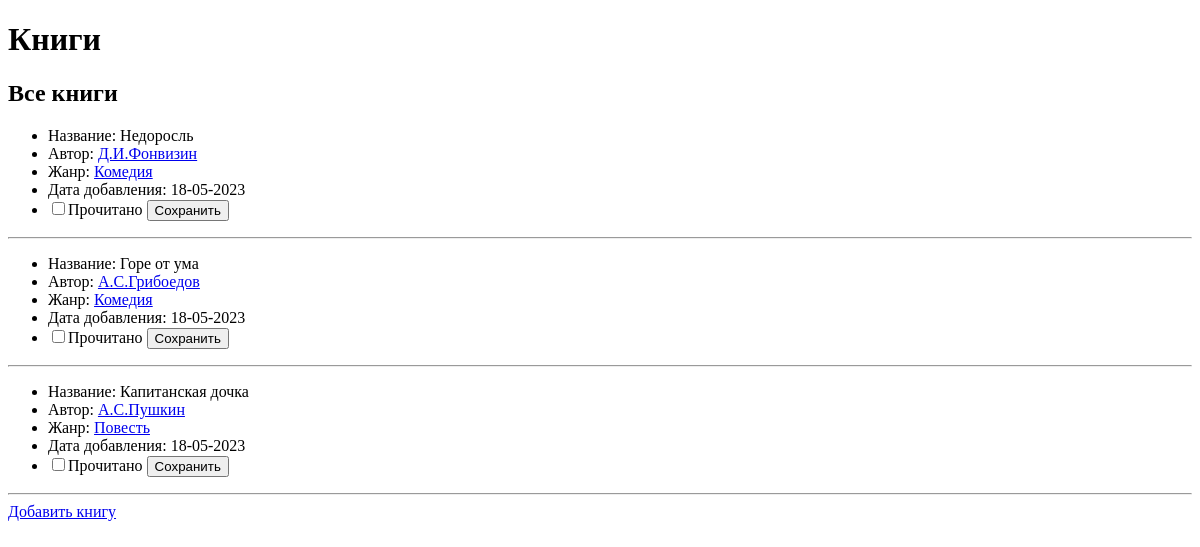
Before: / with the older database file.
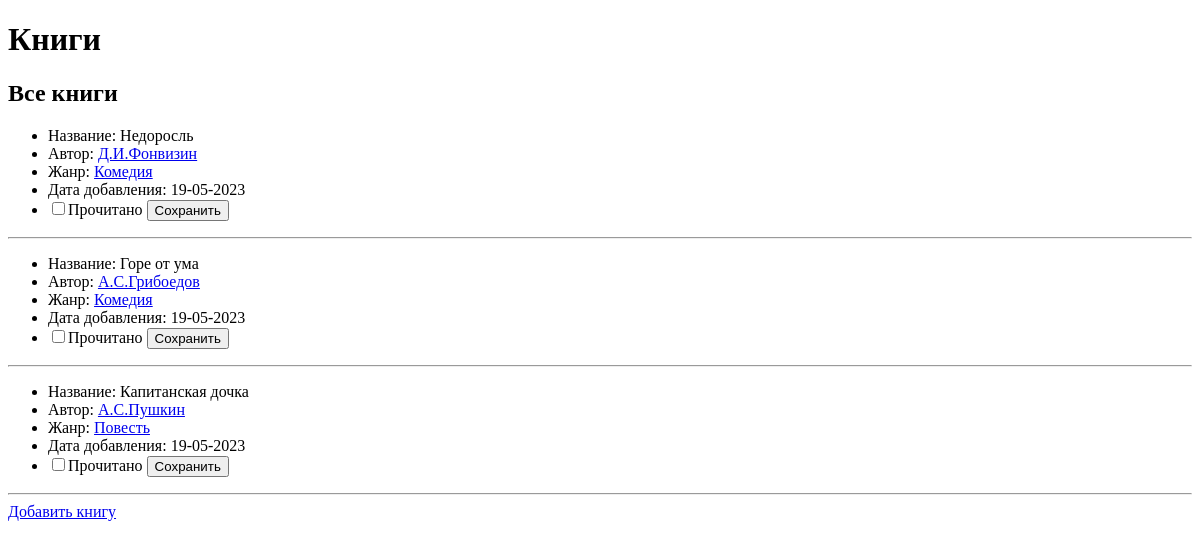
After: the same page with the newer database file.
### database.py (models this page shows, shortened)
class Book(db.Model):
    id = db.Column(db.Integer, primary_key=True)
    name = db.Column(db.String, nullable=False)
    added = db.Column(db.DateTime, nullable=False, default=func.now())
    is_read = db.Column(db.Boolean, default=True)
    genre_id = db.Column(db.Integer, db.ForeignKey("genre.id", ondelete='SET NULL'))
    genre = relationship("Genre", back_populates="books")
    author_id = db.Column(db.String, db.ForeignKey("author.id", ondelete='SET NULL'))
    author = relationship("Author", back_populates="books")

class Author(db.Model):
    id = id = db.Column(db.Integer, primary_key=True)
    name = db.Column(db.String, nullable=False)
    books = relationship(
        "Book", back_populates="author"
    )

class Genre(db.Model):
    id = db.Column(db.Integer, primary_key=True)
    name = db.Column(db.String, nullable=False)
    books = relationship(
        "Book", back_populates="genre"
    )

### main.py (the view)
@app.route("/")
def all_books():
    books = Book.query.order_by(desc(Book.added)).limit(15).all()
    return render_template("books.html", books=books)

### templates/books.html
{% extends "layout.html" %}
{% block body %}
<h2>Все книги</h2>
    {%- for book in books %}
        <ul>
            <li>Название: {{ book.name }} </li>
            <li>
                Автор: <a href="{{ url_for('books_by_author', author_id=book.author.id) }}">{{ book.author.name }}</a>
            </li>
            <li>
                Жанр: <a href="{{ url_for('books_by_genres', genre_id=book.genre.id) }}">{{ book.genre.name }}</a>
            </li>
            <li>Дата добавления: {{ book.added.strftime("%d-%m-%Y") }}</li>
            <li>
                <label>
                    <input type="checkbox">Прочитано
                    <input type="submit" value="Сохранить">
                </label>
            </li>
      </ul>
      <hr>
{%- endfor %}
<a href="{{ url_for('add_book') }}">Добавить книгу</a>
{% endblock %}

### templates/layout.html (shortened to what this page needs)
<!DOCTYPE html>
<html>
<head>
</head>
<body>
<h1>Книги</h1>
{% block body %}{% endblock %}
</body>
</html>

Changed rows visible on the page:
changed Book "Недоросль": added "18-05-2023" → "19-05-2023"
changed Book "Горе от ума": added "18-05-2023" → "19-05-2023"
changed Book "Капитанская дочка": added "18-05-2023" → "19-05-2023"
